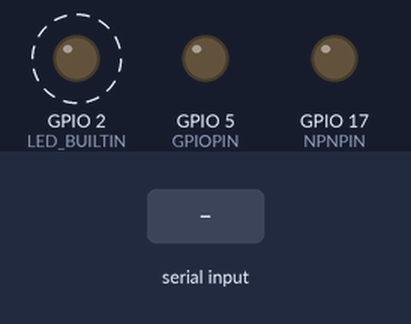
A sketch run on a simulated ESP32. On the bench: output pins drawn as LEDs (lit = HIGH). Dashed ring = blinking. The test bench sets the inputs (shaded band). What the sketch prints to the serial monitor is not drawn.

Above: at 1.2 s.
1.3 s: "30,150\n" received over Serial
At 1.9 s:
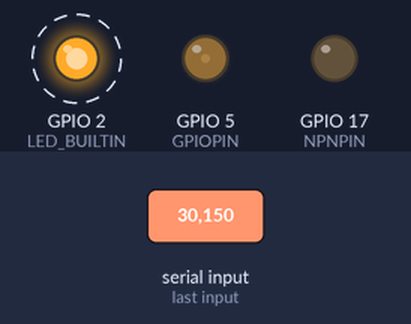
4.3 s: "90,45\n" received over Serial
At 4.9 s:
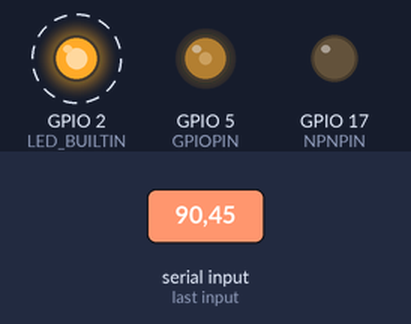
Timing chart, 0 to 13.3 s (numbered marks = the images above; inputs shaded):
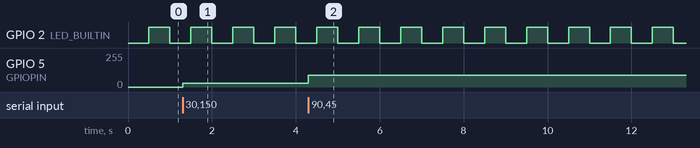

Measured:
- after the input at 1.3 s, GPIO 5 (GPIOPIN): 0/255 → 30/255 at once
- after the input at 4.3 s, GPIO 5 (GPIOPIN): 30/255 → 90/255 at once
- by itself, GPIO 2 (LED_BUILTIN): alternates HIGH for 0.50 s and LOW for 0.50 s

The sketch:

testbench_openloop_50k.ino
```cpp
int PWM_FREQUENCY = 50000;
int PWM_CHANNEL = 0;
int PWM_RESOUTION = 8;
int GPIOPIN = 5 ;
int NPNPIN = 17 ;
//int peweem = 240;
//int limitPwm = 235;
//int maxPwm = 255;

int peweem = 0;
int limitPwm = 128;
int maxPwm = 2048;
int isRedFlag = 0;

const byte numChars = 32;
char receivedChars[numChars];
boolean newData = false;
volatile byte state = LOW;

/* create a hardware timer */
hw_timer_t * timer = NULL;

/*Interrupt routine for Timer overflow event*/
void IRAM_ATTR onTimer() {
  state = !state;
  digitalWrite(LED_BUILTIN, state);
}

void setup() {
  Serial.begin(112500);

  ledcSetup(PWM_CHANNEL, PWM_FREQUENCY, PWM_RESOUTION);
  ledcAttachPin(GPIOPIN, PWM_CHANNEL);
  pinMode(NPNPIN, OUTPUT);
  pinMode(LED_BUILTIN, OUTPUT);

  //timer
  /* Use 1st timer of 4 */
  /* 1 tick take 1/(80MHZ/80) = 1us so we set divider 80 and count up */
  timer = timerBegin(0, 80, true);

  /* Attach onTimer function to our timer */
  timerAttachInterrupt(timer, &onTimer, true);

  /* Set alarm to call onTimer function every second 1 tick is 1us
  => 1 second is 1000000us */
  /* Repeat the alarm (third parameter) */
  timerAlarmWrite(timer, 500000, true);

  /* Start an alarm */
  timerAlarmEnable(timer);
  Serial.println("start timer");


}

int current;
int temp;
int refCurrent;

int target_current = 600;   //mA
int vcc = 5111;   //mV
int qov = vcc/2;    //mV
int max_current = 20000;   //mA
int readAdc;
int driftVoltage = 17;

void loop() {
  // read current
  //int readAdcCurrent = ads1015_02.readADC_SingleEnded(0);
  //float current = ((float(  (readAdcCurrent*3 + driftVoltage)  ) - qov) ) / 0.155 ;


  //readTemp
//  int readAdcTemp = ads1015_01.readADC_SingleEnded(0);
//  float temperature = ((float(  (readAdcTemp*3)  ) ) / 10 );

  // CL current control
//  if (current > refCurrent){
//    peweem++;
//  }
//  else{
//    if (peweem > 210){
//      peweem--;
//    }
//  }

  // read serial
  static byte ndx = 0;
  char endMarker = '\n';
  char rc;

  while (Serial.available() > 0 && newData == false) {
      rc = Serial.read();

      if (rc != endMarker) {
          receivedChars[ndx] = rc;
          ndx++;
          if (ndx >= numChars) {
              ndx = numChars - 1;
          }
      }
      else {
          receivedChars[ndx] = '\0'; // terminate the string
          ndx = 0;
          newData = true;
      }
  }
  // insert serial to refCurrent
  if (newData == true){
    newData = false;
    peweem = atoi(receivedChars);
  }

  //hardlimit PWM
  if (peweem > limitPwm){
    peweem = limitPwm;
  }


//  Serial.print("Volt: ");
//  Serial.print(readAdc*3);
//  Serial.print("   Current: ");
//  Serial.print(current);

  Serial.print("   PWM: ");
  Serial.println(peweem);


  ledcWrite(PWM_CHANNEL, peweem);
  digitalWrite(NPNPIN, LOW);


}
```
